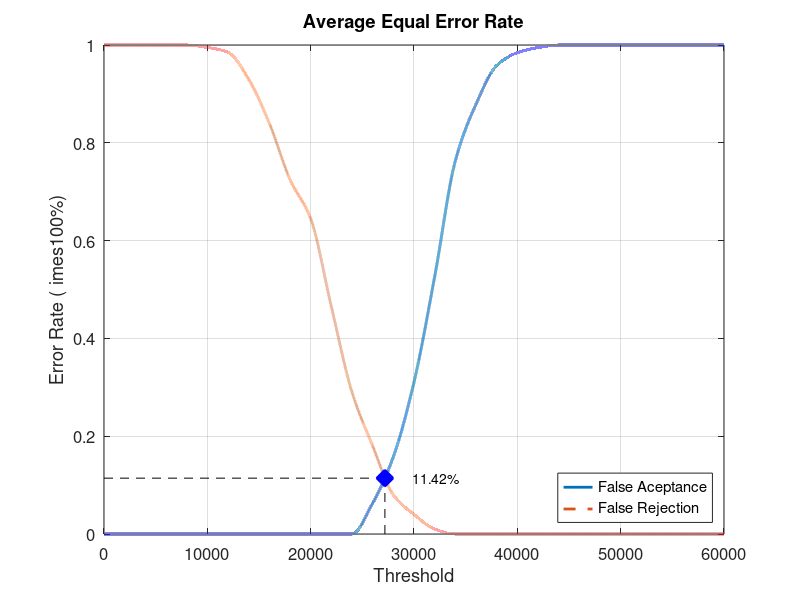
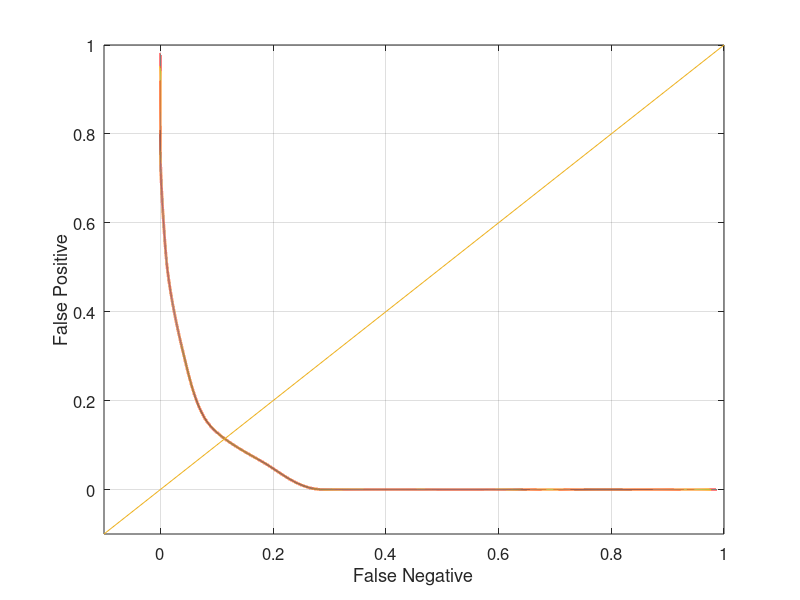

Write MATLAB code to recreate these figures, in order.
close all;
clear;
clc;
x = 0:2000:60000;
xq = 0:0.5:60000;

y0 = [0 0 0 0 0 0 0 0 0 0 0 0 0 0.0631579 0.157895 0.310526 0.526316 0.763158 0.878947 0.957895 0.984211 0.994737 1 1 1 1 1 1 1 1 1]
yy0 = interp1(x, y0, xq, 'pchip');
y1 = [1 1 1 1 1 0.995 0.985 0.93 0.84 0.725 0.645 0.465 0.29 0.18 0.08 0.04 0.01 0 0 0 0 0 0 0 0 0 0 0 0 0 0]
yy1 = interp1(x, y1, xq, 'pchip');

% Calculating EER: 
y2 = abs(y0 - y1);
find(y2 == min(y2))
yy2 = abs(yy0 - yy1);
xEER = find(yy2 == min(yy2));
xEERIndex = xq(xEER) % X-axis EER
yEER = yy0(xEER) % Y-axis EER

main = figure
plot(xq, yy0,'-','LineWidth', 2);	hold on
plot(xq, yy1,'--','LineWidth', 2);	hold on
plot([xEERIndex xEERIndex], [0 yEER], 'k--');	hold on
plot([0 xEERIndex], [yEER yEER], 'k--');	hold on
plot(xEERIndex, yEER, 'bx', 'LineWidth', 10);	hold on
text(xEERIndex + 10 * xEERIndex / 100, yEER, [num2str(round((10000 * yEER)) / 100) '%'])
legend('False Aceptance', 'False Rejection', 'Location', 'SouthEast')
xlabel('Threshold')
ylabel('Error Rate (	imes100%)')
title('Average Equal Error Rate')
set(gca, 'FontSize', 12)
axis([0 60000 0 1])
grid on

print(main, 'Database4_4Main', '-dpng');
FNRxFPR = figure('Color', [1 1 1]);
plot(yy1, yy0, '-', yy1, yy0, 'LineWidth', 2);
hold on
y = -0.1:0.1:1
plot(y, y); 
set(gca, 'FontSize', 12)
xlabel('False Negative')
ylabel('False Positive')
axis([-0.1 1 -0.1 1])
set(gca, 'FontSize', 12)
grid on

print(FNRxFPR, 'Database4_4FNRxFPR','-dpng');
